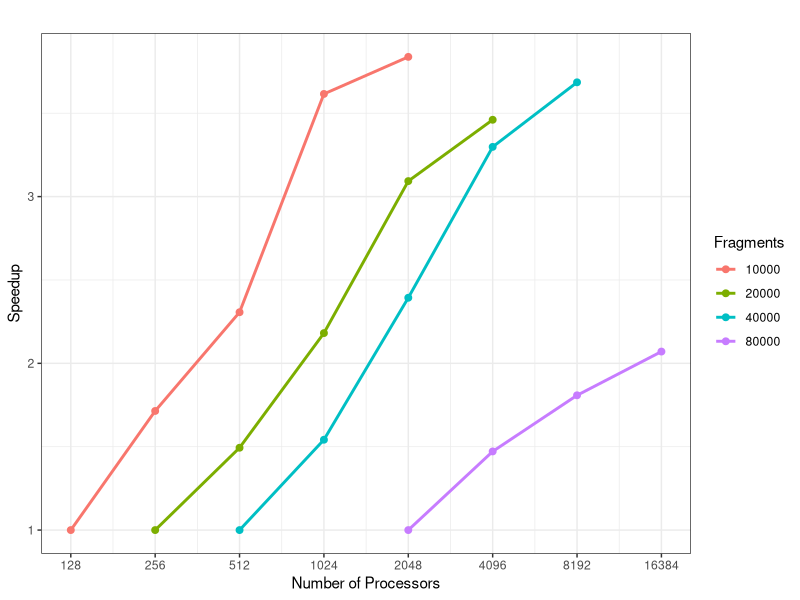

Recreate this plot in R.
library(ggplot2)

data = read.csv("strongscaling.csv")

data$Fragments = as.factor(data$Fragments)

ggplot(data, aes(x = Processors, y = Speedup, color = Fragments)) + 
  geom_point(size=2) + geom_line(size = 1) + 
  scale_x_log10(breaks = c(128, 256, 512, 1024, 2048, 4096, 8192, 16384)) + 
  xlab("Number of Processors") +  
  ggtitle("") +
  theme_bw()
  